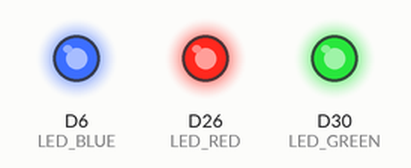
Simulated run of this sketch. Board: nRF52 board. Parts: output pins drawn as LEDs (lit = HIGH). A phone connects over Bluetooth LE 3 s after start; what the sketch prints to the serial monitor is not drawn.

Above: at 1.5 s.
Timing chart, 0 to 3.0 s (numbered marks = the images above):
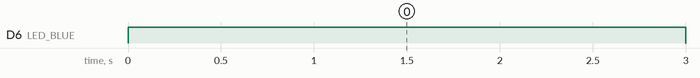

Measured:
- by itself, D6 (LED_BLUE): HIGH → LOW at 3.0 s, → HIGH 0.30 s later, → LOW 0.30 s later, → HIGH 0.30 s later, … (424 changes in this stretch)

The sketch:

epaper-bridge.ino
```cpp
/**
 * epaper-bridge.ino
 * XIAO nRF52840 — BLE → Serial bridge per e-Paper Waveshare 2.7"
 * Board package: Seeed nRF52 (usa Adafruit Bluefruit nRF52 stack)
 *
 * Nordic UART Service (NUS):
 *   Service  6E400001-B5A3-F393-E0A9-E50E24DCCA9E
 *   RX char  6E400003-B5A3-F393-E0A9-E50E24DCCA9E  (write, centrale → periferica)
 *   TX char  6E400002-B5A3-F393-E0A9-E50E24DCCA9E  (notify, periferica → centrale)
 *
 * Protocollo:
 *   - La centrale invia chunk di byte via RX (max MTU ~244 byte/chunk)
 *   - Il firmware assembla i chunk in bmpBuf[5808]
 *   - Il terminatore 0xFF 0xFF segnala la fine del trasferimento
 *   - Su terminatore: log Serial, LED verde fisso, buffer pronto per SPI (fase 2)
 *
 * LED XIAO nRF52840 (attivi LOW, definiti dal board package):
 *   LED_RED   P0.26
 *   LED_GREEN P0.30
 *   LED_BLUE  P0.06
 */

#include <bluefruit.h>

// ─── Bitmap ──────────────────────────────────────────────────
static const int BMP_W        = 176;
static const int BMP_H        = 264;
static const int BITMAP_BYTES = (BMP_W * BMP_H) / 8;  // 5808

static uint8_t bmpBuf[BITMAP_BYTES];
static int     bmpIdx    = 0;
static bool    recvDone  = false;
static uint8_t prevByte  = 0x00;

// ─── LED ─────────────────────────────────────────────────────
// Il board package Seeed nRF52840 definisce LED_RED/GREEN/BLUE (attivi LOW).
// Se non definiti, usiamo i pin fisici del XIAO nRF52840.
#ifndef LED_RED
  #define LED_RED   26
#endif
#ifndef LED_GREEN
  #define LED_GREEN 30
#endif
#ifndef LED_BLUE
  #define LED_BLUE   6
#endif

inline void ledOff()   { digitalWrite(LED_RED,HIGH); digitalWrite(LED_GREEN,HIGH); digitalWrite(LED_BLUE,HIGH); }
inline void ledBlue()  { ledOff(); digitalWrite(LED_BLUE,LOW); }
inline void ledGreen() { ledOff(); digitalWrite(LED_GREEN,LOW); }

static unsigned long lastBlink  = 0;
static bool          blinkState = false;

// ─── NUS Service + Characteristic ───────────────────────────
BLEService        nusService("6E400001-B5A3-F393-E0A9-E50E24DCCA9E");
BLECharacteristic rxChar("6E400003-B5A3-F393-E0A9-E50E24DCCA9E");
BLECharacteristic txChar("6E400002-B5A3-F393-E0A9-E50E24DCCA9E");

// ─── Prototipi ───────────────────────────────────────────────
void onConnect(uint16_t conn_hdl);
void onDisconnect(uint16_t conn_hdl, uint8_t reason);
void onRxWritten(uint16_t conn_hdl, BLECharacteristic* chr, uint8_t* data, uint16_t len);
void resetBuffer();

// ─────────────────────────────────────────────────────────────
void setup() {
  Serial.begin(115200);
  // Attende Serial USB (CDC) fino a 3 s; continua comunque se non aperto
  while (!Serial && millis() < 3000) delay(10);
  Serial.println("[epaper-bridge] boot");

  // LED
  pinMode(LED_RED,   OUTPUT);
  pinMode(LED_GREEN, OUTPUT);
  pinMode(LED_BLUE,  OUTPUT);
  ledOff();

  // Bluefruit init
  Bluefruit.begin();
  Bluefruit.setName("ZERODOT-ePaper");
  Bluefruit.Periph.setConnectCallback(onConnect);
  Bluefruit.Periph.setDisconnectCallback(onDisconnect);

  // TX characteristic: notify + read
  txChar.setProperties(CHR_PROPS_NOTIFY | CHR_PROPS_READ);
  txChar.setPermission(SECMODE_OPEN, SECMODE_NO_ACCESS);
  txChar.setMaxLen(20);
  txChar.begin();

  // RX characteristic: write + write without response
  rxChar.setProperties(CHR_PROPS_WRITE | CHR_PROPS_WRITE_WO_RESP);
  rxChar.setPermission(SECMODE_NO_ACCESS, SECMODE_OPEN);
  rxChar.setMaxLen(244);  // BLE 4.2+ extended MTU
  rxChar.setWriteCallback(onRxWritten);

  // Avvia il service (deve stare dopo le characteristic)
  nusService.begin();
  rxChar.begin();  // begin() dopo nusService.begin()

  resetBuffer();

  // Advertising
  Bluefruit.Advertising.addFlags(BLE_GAP_ADV_FLAGS_LE_ONLY_GENERAL_DISC_MODE);
  Bluefruit.Advertising.addTxPower();
  Bluefruit.Advertising.addService(nusService);
  Bluefruit.Advertising.addName();
  Bluefruit.Advertising.restartOnDisconnect(true);
  Bluefruit.Advertising.setInterval(32, 244);  // 20 ms / 152.5 ms
  Bluefruit.Advertising.setFastTimeout(30);
  Bluefruit.Advertising.start(0);  // 0 = no timeout

  Serial.println("[BLE] advertising — ZERODOT-ePaper");
  Serial.print("[BLE] buffer bitmap = ");
  Serial.print(BITMAP_BYTES);
  Serial.println(" byte");
}

// ─────────────────────────────────────────────────────────────
void loop() {
  // Blink blu durante ricezione attiva
  if (Bluefruit.connected() && !recvDone) {
    unsigned long now = millis();
    if (now - lastBlink >= 300) {
      lastBlink  = now;
      blinkState = !blinkState;
      if (blinkState) ledBlue(); else ledOff();
    }
  }
  // Nessun busy-wait: gli eventi BLE arrivano via callback FreeRTOS
}

// ─── Callback connessione ────────────────────────────────────
void onConnect(uint16_t conn_hdl) {
  BLEConnection* conn = Bluefruit.Connection(conn_hdl);
  char peer[18] = {0};
  conn->getPeerName(peer, sizeof(peer));
  Serial.print("[BLE] connesso: ");
  Serial.println(peer[0] ? peer : "(no name)");
  ledBlue();
}

// ─── Callback disconnessione ─────────────────────────────────
void onDisconnect(uint16_t conn_hdl, uint8_t reason) {
  (void)conn_hdl;
  Serial.print("[BLE] disconnesso, reason=0x");
  Serial.println(reason, HEX);
  if (!recvDone) ledOff();
}

// ─── Callback RX write ───────────────────────────────────────
void onRxWritten(uint16_t conn_hdl, BLECharacteristic* chr, uint8_t* data, uint16_t len) {
  (void)conn_hdl;
  (void)chr;

  if (recvDone) return;

  for (uint16_t i = 0; i < len; i++) {
    uint8_t b = data[i];

    // Terminatore 0xFF 0xFF
    if (prevByte == 0xFF && b == 0xFF) {
      if (bmpIdx > 0) bmpIdx--;  // rimuovi il primo 0xFF già nel buffer

      recvDone = true;
      ledGreen();

      Serial.print("[RX] BITMAP RICEVUTA OK — ");
      Serial.print(bmpIdx);
      Serial.println(" byte");

      // ACK via TX notify
      uint8_t ack[2] = {'O', 'K'};
      txChar.notify(ack, 2);
      return;
    }

    if (bmpIdx < BITMAP_BYTES) {
      bmpBuf[bmpIdx++] = b;
    } else {
      // Buffer saturo senza terminatore
      recvDone = true;
      ledGreen();
      Serial.print("[RX] BUFFER PIENO — ");
      Serial.print(bmpIdx);
      Serial.println(" byte (nessun terminatore)");
      return;
    }

    prevByte = b;
  }

  // Progresso ogni ~512 byte
  if ((bmpIdx % 512) < (int)len) {
    Serial.print("[RX] ");
    Serial.print(bmpIdx);
    Serial.print(" / ");
    Serial.print(BITMAP_BYTES);
    Serial.println(" byte");
  }
}

// ─── Reset buffer ────────────────────────────────────────────
void resetBuffer() {
  memset(bmpBuf, 0x00, BITMAP_BYTES);
  bmpIdx     = 0;
  recvDone   = false;
  prevByte   = 0x00;
  blinkState = false;
  lastBlink  = 0;
  Serial.println("[BUF] buffer azzerato");
}
```
